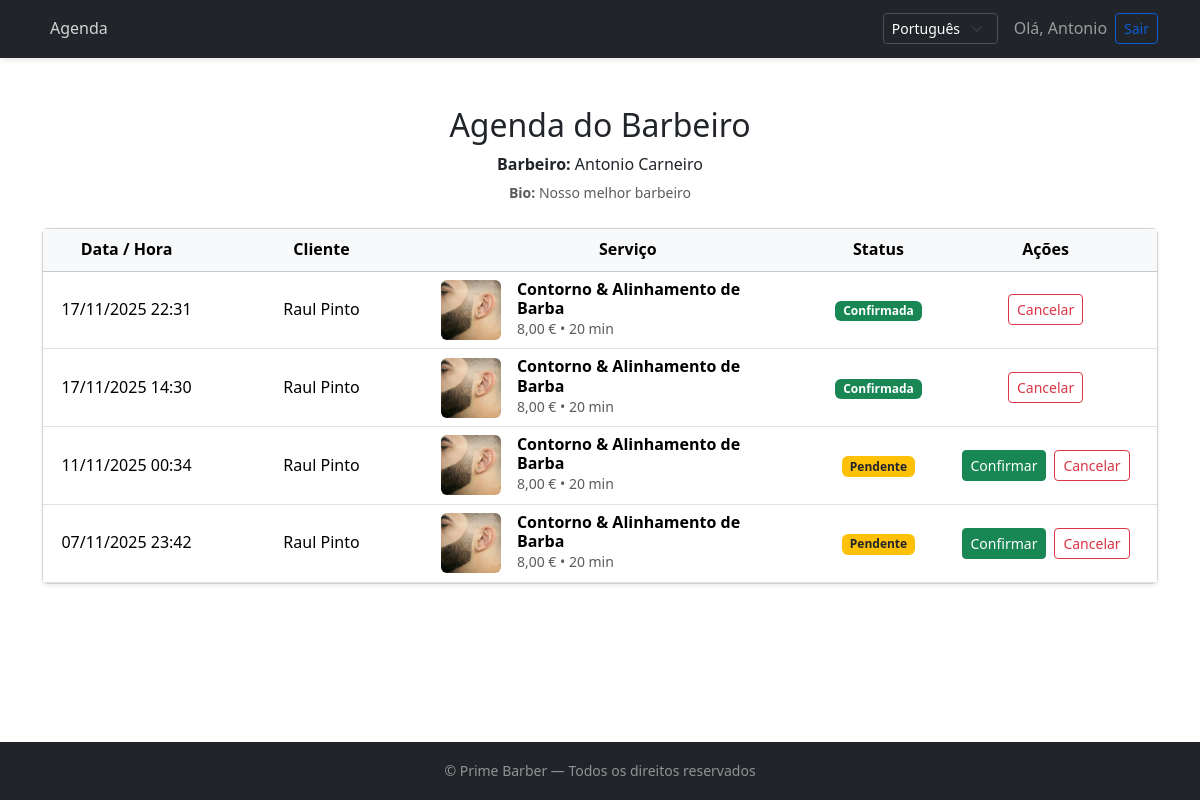
The app's page /agenda/ (signed in) with its own data.
### bookings/models.py (models this page shows, shortened)
class Barbeiro(models.Model):
    user = models.OneToOneField(User, on_delete=models.CASCADE)
    bio = models.TextField(blank=True)
    foto = models.ImageField(upload_to="barbeiros/", blank=True, null=True)
    ativo = models.BooleanField(default=True)

class Marcacao(models.Model):
    STATUS_CHOICES = [
        ("pending", "Pendente"),
        ("confirmed", "Confirmada"),
        ("cancelled", "Cancelada"),
    ]
    cliente = models.ForeignKey(User, on_delete=models.CASCADE, related_name="marcacoes")
    barbeiro = models.ForeignKey(Barbeiro, on_delete=models.CASCADE, related_name="marcacoes")
    servico = models.ForeignKey(Servico, on_delete=models.CASCADE)
    inicio = models.DateTimeField()
    criado_em = models.DateTimeField(auto_now_add=True)
    status = models.CharField(max_length=20, choices=STATUS_CHOICES, default="pending")

class Servico(models.Model):
    nome = models.CharField(max_length=100)
    descricao = models.TextField(blank=True)
    duracao_min = models.PositiveIntegerField(help_text="Duração em minutos")
    preco = models.DecimalField(max_digits=6, decimal_places=2)
    image = models.ImageField(upload_to="servicos/", blank=True, null=True)

### bookings/views.py (the view)
# urls.py: path("agenda/", views.agenda_barbeiro, name="agenda_barbeiro"),
@login_required
def agenda_barbeiro(request):
    try:
        barbeiro = Barbeiro.objects.get(user=request.user)
    except Barbeiro.DoesNotExist:
        messages.error(request, _("A tua conta não está registada como barbeiro."))
        return redirect("bookings:dashboard")
    marcacoes = (
        Marcacao.objects.filter(barbeiro=barbeiro)
        .select_related("cliente", "servico")
        .order_by("-inicio", "-criado_em")
    )
    return render(
        request,
        "bookings/agenda_barbeiro.html",
        {"marcacoes": marcacoes, "barbeiro": barbeiro},
    )

### templates/bookings/agenda_barbeiro.html (shortened to what this page needs)
{% extends "base.html" %}
{% load i18n %}
{% block content %}
<div class="container py-5">
    <div class="row justify-content-center mb-4">
        <div class="col-lg-8 text-center">
            <h2 class="mb-2">{% trans "Agenda do Barbeiro" %}</h2>
            <p class="mb-1">
                <strong>{% trans "Barbeiro" %}:</strong>
                {{ barbeiro.user.get_full_name|default:barbeiro.user.username }}
            </p>
            {% if barbeiro.bio %}
                <p class="text-muted small mb-0">
                    <strong>Bio:</strong> {{ barbeiro.bio }}
                </p>
            {% endif %}
        </div>
    </div>
    <div class="card shadow-sm">
        <div class="card-body p-0">
            {% if marcacoes %}
                <div class="table-responsive">
                    <table class="table mb-0 align-middle">
                        <thead class="table-light">
                            <tr class="text-center">
                                <th style="width: 15%;">{% trans "Data / Hora" %}</th>
                                <th style="width: 20%;">{% trans "Cliente" %}</th>
                                <th style="width: 35%;">{% trans "Serviço" %}</th>
                                <th style="width: 10%;">Status</th>
                                <th style="width: 20%;">{% trans "Ações" %}</th>
                            </tr>
                        </thead>
                        <tbody>
                        {% for m in marcacoes %}
                            <tr class="text-center">
                                <td class="text-nowrap">
                                    {{ m.inicio|date:"d/m/Y H:i" }}
                                </td>
                                <td>
                                    <div class="d-flex align-items-center justify-content-center">
                                        <span>
                                            {{ m.cliente.get_full_name|default:m.cliente.username }}
                                        </span>
                                    </div>
                                </td>
<td>
    <div class="d-flex align-items-center">
        {% if m.servico.image %}
            <img src="{{ m.servico.image.url }}"
                 alt="{{ m.servico.nome }}"
                 class="rounded me-3"
                 style="width:60px;height:60px;object-fit:cover;">
        {% endif %}
        <div class="text-start" style="max-width: 250px;">
            <div class="fw-semibold text-break" style="line-height: 1.2;">
                {{ m.servico.nome }}
            </div>
            <div class="text-muted small">
                {{ m.servico.preco }} € • {{ m.servico.duracao_min }} min
            </div>
        </div>
    </div>
</td>
                                <td>
                                    {% if m.status == "pending" %}
                                        <span class="badge bg-warning text-dark">{% trans "Pendente" %}</span>
                                    {% elif m.status == "confirmed" %}
                                        <span class="badge bg-success">{% trans "Confirmada" %}</span>
                                    {% elif m.status == "cancelled" %}
                                        <span class="badge bg-danger">{% trans "Cancelada" %}</span>
                                    {% else %}
                                        <span class="badge bg-secondary">{{ m.get_status_display }}</span>
                                    {% endif %}
                                </td>
                               <td>
    <div class="d-flex justify-content-center gap-2">
        {% if m.status == "pending" %}
            <a href="{% url 'bookings:confirm_booking' m.pk %}"
               class="btn btn-sm btn-success">
                {% trans "Confirmar" %}
            </a>
        {% endif %}
        {% if m.status != "cancelled" %}
            <a href="{% url 'bookings:cancel_booking_barber' m.pk %}"
               class="btn btn-sm btn-outline-danger">
               {% trans " Cancelar" %}
            </a>
        {% endif %}
    </div>
</td>
                            </tr>
                        {% endfor %}
                        </tbody>
                    </table>
                </div>
            {% else %}
                <div class="p-4 text-center text-muted">
                   {% trans " Nenhuma marcação agendada" %}.
                </div>
            {% endif %}
        </div>
    </div>
</div>
{% endblock %}

### templates/base.html (shortened to what this page needs)
{% load static i18n %}
<!DOCTYPE html>
<html lang="{{ LANGUAGE_CODE }}">
  <head>
    <link
      href="https://cdn.jsdelivr.net/npm/bootstrap@5.3.3/dist/css/bootstrap.min.css"
      rel="stylesheet"
    >
    <link rel="stylesheet" href="{% static 'barbershop/css/style.css' %}">
  </head>
  <body class="d-flex flex-column min-vh-100 bg-body">
    <nav class="navbar navbar-expand-lg navbar-dark bg-dark">
      <div class="container">
        <div class="collapse navbar-collapse" id="mainNavbar">
        <ul class="navbar-nav me-auto mb-2 mb-lg-0">
    {% if user.is_authenticated %}
        {% if user.barbeiro %}
            <li class="nav-item">
                <a class="nav-link" href="{% url 'bookings:agenda_barbeiro' %}">
                    Agenda
                </a>
            </li>
        {% endif %}
    {% endif %}
</ul>
          <form id="language-form"
      action="{% url 'set_language' %}"
      method="post"
      class="d-flex me-3">
    {% get_current_language as LANGUAGE_CODE %}
    {% get_available_languages as LANGUAGES %}
    <select name="language"
            id="language-select"
            class="form-select form-select-sm">
        {% for lang_code, lang_name in LANGUAGES %}
            <option value="{{ lang_code }}" {% if lang_code == LANGUAGE_CODE %}selected{% endif %}>
                {% if lang_code == 'pt' %}
                    Português
                {% elif lang_code == 'en' %}
                    English
                {% else %}
                    {{ lang_name }}
                {% endif %}
            </option>
        {% endfor %}
    </select>
</form>
          {% if user.is_authenticated %}
{% if user.is_authenticated %}
<span class="navbar-text me-2">
    {% trans "Olá," %} {{ user.first_name|default:user.username }}
</span>
{% endif %}
            <form action="{% url 'accounts:logout' %}" method="post" class="d-inline">
              <button class="btn btn-outline-light btn-sm" type="submit">
                {% trans "Sair" %}
              </button>
            </form>
          {% endif %}
        </div>
      </div>
    </nav>
    <main class="flex-grow-1">
      {% block content %}{% endblock %}
    </main>
    <footer class="bg-dark text-center text-white-50 py-3 mt-4">
      <small>
        © Prime Barber — {% trans "Todos os direitos reservados" %}
      </small>
    </footer>
  </body>
</html>

### static/barbershop/css/style.css (style rules this page uses)
body { font-family: "Poppins", "Segoe UI", Arial, sans-serif; background-color: #f8f9fa; color: #212529; line-height: 1.6; }
a { text-decoration: none; transition: color 0.2s ease, background-color 0.2s ease; }
.navbar { box-shadow: 0 2px 6px rgba(0, 0, 0, 0.1); }
.nav-link { color: rgba(255, 255, 255, 0.8); font-weight: 500; }
select.form-select-sm { background-color: #212529; color: #fff; border: 1px solid #495057; }
select.form-select-sm option { background-color: #fff; color: #000; }
footer { background-color: #0f1f36; color: rgba(255, 255, 255, 0.7); }
.navbar .btn-outline-light { border-color: #0b5ed7; color: #0b5ed7; }

### records on screen
Barbeiro: user.get_full_name "Antonio Carneiro", bio "Nosso melhor barbeiro"
Marcacao: inicio "17/11/2025 22:31", cliente.get_full_name "Raul Pinto", servico.image (picture), servico.nome "Contorno & Alinhamento de Barba", servico.preco "8,00", servico.duracao_min "20"
Marcacao: inicio "17/11/2025 14:30", cliente.get_full_name "Raul Pinto", servico.image (picture), servico.nome "Contorno & Alinhamento de Barba", servico.preco "8,00", servico.duracao_min "20"
Marcacao: inicio "11/11/2025 00:34", cliente.get_full_name "Raul Pinto", servico.image (picture), servico.nome "Contorno & Alinhamento de Barba", servico.preco "8,00", servico.duracao_min "20"
Marcacao: inicio "07/11/2025 23:42", cliente.get_full_name "Raul Pinto", servico.image (picture), servico.nome "Contorno & Alinhamento de Barba", servico.preco "8,00", servico.duracao_min "20"

### other values on screen
{{ user.first_name|default:user.username }} "Antonio"
